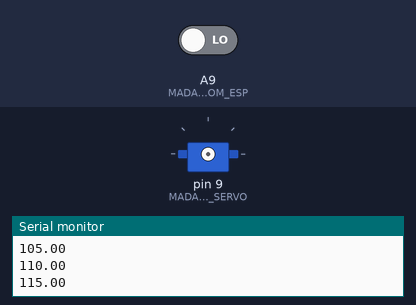
The sketch below on a simulated Arduino Mega 2560, built with avr-gcc and run on an emulated ATmega2560. Shown: servo, the last lines printed to the serial monitor. Inputs (shaded band) come from the test bench; at power-on: A9 (MADAF_SERVO_PIN_INPUT_FROM_ESP) LOW.

Above: at 0.1 s.
At 13.1 s:
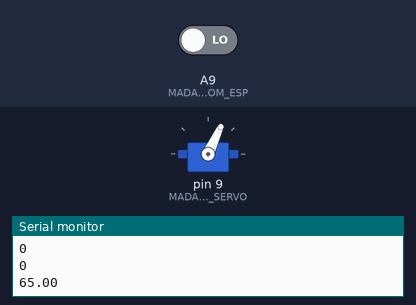
Timing chart, 0 to 14.6 s (numbered marks = the images above):
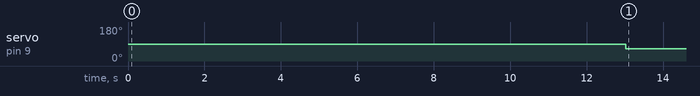

Measured:
- by itself, servo on pin 9 (MADAF_SERVO_PIN_INPUT_FROM_SERVO): 90° → 65° at 13.0 s

The sketch:

sketch_mar16a_madaf_servo_ver03.ino
```cpp
//madaf_servo_ver03 = moving servo angle n a discreet manner in angles 65(90-25):115(90+25)

#include <Servo.h>

//ANGLES DEFINES:
#define MADAF_SERVO_INIT_ANGLE 90
#define MADAF_SERVO_MADAF_SERVO_MAX_ANGLE_TO_ROTATE 25
#define MADAF_SERVO_ANGLE_HOP 5

//ESP INPUTS DEFINES:
#define ESP_MIN_INPUT 0
#define ESP_MAX_INPUT 10

//FUNCTIONS SIGNATURES:
void create_arr_dyn(float *arr, int arr_min_value, int arr_max_value, float hop_len);
void Angle_(void);

//PINS DEFINES:
//INPUTS PINS:
int MADAF_SERVO_PIN_INPUT_FROM_ESP = A9; //analog data from esp
int MADAF_SERVO_PIN_INPUT_FROM_SERVO = 9; //digital pin in arduino

//---------------------------

// Create a servo object
Servo Madaf_Servo;

int MADAF_SERVO_MIN_ANGLE;
int MADAF_SERVO_MAX_ANGLE;
int madaf_servo_angle_arr_len ;
float madaf_servo_angle_arr[100];
unsigned long esp_input;
int madaf_servo_angle_index_arr;
float madaf_servo_angle;

void setup()
{
  Serial.begin(9600);

  MADAF_SERVO_MIN_ANGLE = MADAF_SERVO_INIT_ANGLE - MADAF_SERVO_MADAF_SERVO_MAX_ANGLE_TO_ROTATE ;
  MADAF_SERVO_MAX_ANGLE = MADAF_SERVO_INIT_ANGLE + MADAF_SERVO_MADAF_SERVO_MAX_ANGLE_TO_ROTATE ;

  //create an arr of angles
  madaf_servo_angle_arr_len = (MADAF_SERVO_MAX_ANGLE - MADAF_SERVO_MIN_ANGLE) / MADAF_SERVO_ANGLE_HOP + 1;
  create_arr_dyn(&madaf_servo_angle_arr[0], MADAF_SERVO_MIN_ANGLE, MADAF_SERVO_MAX_ANGLE, MADAF_SERVO_ANGLE_HOP);
  //  for (int i = 0; i < madaf_servo_angle_arr_len; i++)
  //  {
  //    Serial.println(madaf_servo_angle_arr[i]);
  //  }

  // We need to attach the servo to the used pin number
  Madaf_Servo.attach(MADAF_SERVO_PIN_INPUT_FROM_SERVO);
  madaf_servo_angle = MADAF_SERVO_INIT_ANGLE;
  Madaf_Servo.write(madaf_servo_angle);
  delay(7000);
}

void loop()
{
  Angle_();
}

void Angle_()
{
  esp_input = pulseIn(MADAF_SERVO_PIN_INPUT_FROM_ESP, HIGH);
  Serial.println(esp_input);
  if (esp_input >= 0 && esp_input <= 80)
  {
    madaf_servo_angle_index_arr = 0;
  }
  else if (esp_input >= 90 && esp_input <= 140)
  {
   madaf_servo_angle_index_arr = 1;
  }
  else if (esp_input >= 150 && esp_input <= 220)
  {
   madaf_servo_angle_index_arr = 2;
  }
  else if (esp_input >= 230 && esp_input <= 350)
  {
   madaf_servo_angle_index_arr = 3;
  }
  else if (esp_input >= 360 && esp_input <= 450)
  {
   madaf_servo_angle_index_arr = 4;
  }
  else if (esp_input >= 460 && esp_input <= 540)
  {
   madaf_servo_angle_index_arr = 5;
  }
  else if (esp_input >= 550 && esp_input <= 610)
  {
   madaf_servo_angle_index_arr = 6;
  }
  else if (esp_input >= 620 && esp_input <= 700)
  {
   madaf_servo_angle_index_arr = 7;
  }
  else if (esp_input >= 710 && esp_input <= 800)
  {
   madaf_servo_angle_index_arr = 8;
  }
  else if (esp_input >= 810 && esp_input <= 900)
  {
   madaf_servo_angle_index_arr = 9;
  }
  else if (esp_input >= 900 && esp_input <= 1000)
  {
   madaf_servo_angle_index_arr = 10;
  }

  Serial.println(madaf_servo_angle_index_arr);
  madaf_servo_angle = madaf_servo_angle_arr[madaf_servo_angle_index_arr];
  Serial.println(madaf_servo_angle);
  Madaf_Servo.write(madaf_servo_angle);

  delay(100);
}

void create_arr_dyn(float *arr, int arr_min_value, int arr_max_value, float hop_len)
{
  int arr_size = (arr_max_value - arr_min_value) / hop_len + 1;
  //Insert data off the array
  for (int i = 0; i < arr_size; i++)
  {
    arr[i] = arr_min_value + i * hop_len;
    Serial.println(arr[i]);
  }
  delay(5000);
}

//---------------------------------------------------------------------------------------------

//float madaf_servo_angle_arr_angle_hop_2_5 = {65,67.5,70,72.5,75,77.5,80,82.5,85,87.5,90,92.5,95,97.5,100,102.5,105,107.5,110,112.5,115}; //TRY TO DO IT DYNAMICLY FROM MADAF_SERVO_MIN_ANGLE TO MADAF_SERVO_MAX_ANGLE WITH MADAF_SERVO_ANGLE_HOP
//float madaf_servo_angle_arr_angle_hop_5 = {65,70,75,80,85,90,95,100,105,110,115};//TRY TO DO IT DYNAMICLY FROM MADAF_SERVO_MIN_ANGLE TO MADAF_SERVO_MAX_ANGLE WITH MADAF_SERVO_ANGLE_HOP
```
